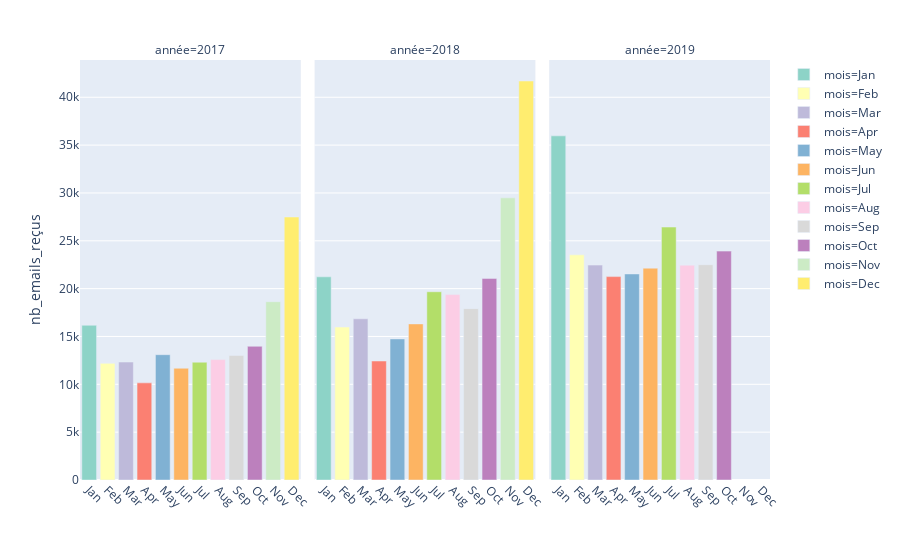

Here is the notebook cell this chart was saved with:
### Code cell
fig = px.bar(df_mois, x="mois", y="nb_emails_reçus", color="mois",
             facet_col="année", color_discrete_sequence=px.colors.qualitative.Set3)
fig.update_xaxes(title_text="", tickangle=45)
fig.show()

### Figure 1 — Plotly figure (JSON) as saved in the notebook; plotly's stock layout.template omitted (floating-point values rounded to 4 significant figures)
{"data": [{"alignmentgroup": "True", "hoverlabel": {"namelength": 0}, "hovertemplate": "mois=%{x}<br>année=2017<br>nb_emails_reçus=%{y}", "legendgroup": "mois=Jan", "marker": {"color": "rgb(141,211,199)"}, "name": "mois=Jan", "offsetgroup": "mois=Jan", "orientation": "v", "showlegend": true, "textposition": "auto", "type": "bar", "x": ["Jan"], "xaxis": "x", "y": [16169], "yaxis": "y"}, {"alignmentgroup": "True", "hoverlabel": {"namelength": 0}, "hovertemplate": "mois=%{x}<br>année=2018<br>nb_emails_reçus=%{y}", "legendgroup": "mois=Jan", "marker": {"color": "rgb(141,211,199)"}, "name": "mois=Jan", "offsetgroup": "mois=Jan", "orientation": "v", "showlegend": false, "textposition": "auto", "type": "bar", "x": ["Jan"], "xaxis": "x2", "y": [21233], "yaxis": "y2"}, {"alignmentgroup": "True", "hoverlabel": {"namelength": 0}, "hovertemplate": "mois=%{x}<br>année=2019<br>nb_emails_reçus=%{y}", "legendgroup": "mois=Jan", "marker": {"color": "rgb(141,211,199)"}, "name": "mois=Jan", "offsetgroup": "mois=Jan", "orientation": "v", "showlegend": false, "textposition": "auto", "type": "bar", "x": ["Jan"], "xaxis": "x3", "y": [35965], "yaxis": "y3"}, {"alignmentgroup": "True", "hoverlabel": {"namelength": 0}, "hovertemplate": "mois=%{x}<br>année=2017<br>nb_emails_reçus=%{y}", "legendgroup": "mois=Feb", "marker": {"color": "rgb(255,255,179)"}, "name": "mois=Feb", "offsetgroup": "mois=Feb", "orientation": "v", "showlegend": true, "textposition": "auto", "type": "bar", "x": ["Feb"], "xaxis": "x", "y": [12189], "yaxis": "y"}, {"alignmentgroup": "True", "hoverlabel": {"namelength": 0}, "hovertemplate": "mois=%{x}<br>année=2018<br>nb_emails_reçus=%{y}", "legendgroup": "mois=Feb", "marker": {"color": "rgb(255,255,179)"}, "name": "mois=Feb", "offsetgroup": "mois=Feb", "orientation": "v", "showlegend": false, "textposition": "auto", "type": "bar", "x": ["Feb"], "xaxis": "x2", "y": [15982], "yaxis": "y2"}, {"alignmentgroup": "True", "hoverlabel": {"namelength": 0}, "hovertemplate": "mois=%{x}<br>année=2019<br>nb_emails_reçus=%{y}", "legendgroup": "mois=Feb", "marker": {"color": "rgb(255,255,179)"}, "name": "mois=Feb", "offsetgroup": "mois=Feb", "orientation": "v", "showlegend": false, "textposition": "auto", "type": "bar", "x": ["Feb"], "xaxis": "x3", "y": [23531], "yaxis": "y3"}, {"alignmentgroup": "True", "hoverlabel": {"namelength": 0}, "hovertemplate": "mois=%{x}<br>année=2017<br>nb_emails_reçus=%{y}", "legendgroup": "mois=Mar", "marker": {"color": "rgb(190,186,218)"}, "name": "mois=Mar", "offsetgroup": "mois=Mar", "orientation": "v", "showlegend": true, "textposition": "auto", "type": "bar", "x": ["Mar"], "xaxis": "x", "y": [12330], "yaxis": "y"}, {"alignmentgroup": "True", "hoverlabel": {"namelength": 0}, "hovertemplate": "mois=%{x}<br>année=2018<br>nb_emails_reçus=%{y}", "legendgroup": "mois=Mar", "marker": {"color": "rgb(190,186,218)"}, "name": "mois=Mar", "offsetgroup": "mois=Mar", "orientation": "v", "showlegend": false, "textposition": "auto", "type": "bar", "x": ["Mar"], "xaxis": "x2", "y": [16847], "yaxis": "y2"}, {"alignmentgroup": "True", "hoverlabel": {"namelength": 0}, "hovertemplate": "mois=%{x}<br>année=2019<br>nb_emails_reçus=%{y}", "legendgroup": "mois=Mar", "marker": {"color": "rgb(190,186,218)"}, "name": "mois=Mar", "offsetgroup": "mois=Mar", "orientation": "v", "showlegend": false, "textposition": "auto", "type": "bar", "x": ["Mar"], "xaxis": "x3", "y": [22460], "yaxis": "y3"}, {"alignmentgroup": "True", "hoverlabel": {"namelength": 0}, "hovertemplate": "mois=%{x}<br>année=2017<br>nb_emails_reçus=%{y}", "legendgroup": "mois=Apr", "marker": {"color": "rgb(251,128,114)"}, "name": "mois=Apr", "offsetgroup": "mois=Apr", "orientation": "v", "showlegend": true, "textposition": "auto", "type": "bar", "x": ["Apr"], "xaxis": "x", "y": [10152], "yaxis": "y"}, {"alignmentgroup": "True", "hoverlabel": {"namelength": 0}, "hovertemplate": "mois=%{x}<br>année=2018<br>nb_emails_reçus=%{y}", "legendgroup": "mois=Apr", "marker": {"color": "rgb(251,128,114)"}, "name": "mois=Apr", "offsetgroup": "mois=Apr", "orientation": "v", "showlegend": false, "textposition": "auto", "type": "bar", "x": ["Apr"], "xaxis": "x2", "y": [12437], "yaxis": "y2"}, {"alignmentgroup": "True", "hoverlabel": {"namelength": 0}, "hovertemplate": "mois=%{x}<br>année=2019<br>nb_emails_reçus=%{y}", "legendgroup": "mois=Apr", "marker": {"color": "rgb(251,128,114)"}, "name": "mois=Apr", "offsetgroup": "mois=Apr", "orientation": "v", "showlegend": false, "textposition": "auto", "type": "bar", "x": ["Apr"], "xaxis": "x3", "y": [21255], "yaxis": "y3"}, {"alignmentgroup": "True", "hoverlabel": {"namelength": 0}, "hovertemplate": "mois=%{x}<br>année=2017<br>nb_emails_reçus=%{y}", "legendgroup": "mois=May", "marker": {"color": "rgb(128,177,211)"}, "name": "mois=May", "offsetgroup": "mois=May", "orientation": "v", "showlegend": true, "textposition": "auto", "type": "bar", "x": ["May"], "xaxis": "x", "y": [13096], "yaxis": "y"}, {"alignmentgroup": "True", "hoverlabel": {"namelength": 0}, "hovertemplate": "mois=%{x}<br>année=2018<br>nb_emails_reçus=%{y}", "legendgroup": "mois=May", "marker": {"color": "rgb(128,177,211)"}, "name": "mois=May", "offsetgroup": "mois=May", "orientation": "v", "showlegend": false, "textposition": "auto", "type": "bar", "x": ["May"], "xaxis": "x2", "y": [14744], "yaxis": "y2"}, {"alignmentgroup": "True", "hoverlabel": {"namelength": 0}, "hovertemplate": "mois=%{x}<br>année=2019<br>nb_emails_reçus=%{y}", "legendgroup": "mois=May", "marker": {"color": "rgb(128,177,211)"}, "name": "mois=May", "offsetgroup": "mois=May", "orientation": "v", "showlegend": false, "textposition": "auto", "type": "bar", "x": ["May"], "xaxis": "x3", "y": [21535], "yaxis": "y3"}, {"alignmentgroup": "True", "hoverlabel": {"namelength": 0}, "hovertemplate": "mois=%{x}<br>année=2017<br>nb_emails_reçus=%{y}", "legendgroup": "mois=Jun", "marker": {"color": "rgb(253,180,98)"}, "name": "mois=Jun", "offsetgroup": "mois=Jun", "orientation": "v", "showlegend": true, "textposition": "auto", "type": "bar", "x": ["Jun"], "xaxis": "x", "y": [11679], "yaxis": "y"}, {"alignmentgroup": "True", "hoverlabel": {"namelength": 0}, "hovertemplate": "mois=%{x}<br>année=2018<br>nb_emails_reçus=%{y}", "legendgroup": "mois=Jun", "marker": {"color": "rgb(253,180,98)"}, "name": "mois=Jun", "offsetgroup": "mois=Jun", "orientation": "v", "showlegend": false, "textposition": "auto", "type": "bar", "x": ["Jun"], "xaxis": "x2", "y": [16312], "yaxis": "y2"}, {"alignmentgroup": "True", "hoverlabel": {"namelength": 0}, "hovertemplate": "mois=%{x}<br>année=2019<br>nb_emails_reçus=%{y}", "legendgroup": "mois=Jun", "marker": {"color": "rgb(253,180,98)"}, "name": "mois=Jun", "offsetgroup": "mois=Jun", "orientation": "v", "showlegend": false, "textposition": "auto", "type": "bar", "x": ["Jun"], "xaxis": "x3", "y": [22139], "yaxis": "y3"}, {"alignmentgroup": "True", "hoverlabel": {"namelength": 0}, "hovertemplate": "mois=%{x}<br>année=2017<br>nb_emails_reçus=%{y}", "legendgroup": "mois=Jul", "marker": {"color": "rgb(179,222,105)"}, "name": "mois=Jul", "offsetgroup": "mois=Jul", "orientation": "v", "showlegend": true, "textposition": "auto", "type": "bar", "x": ["Jul"], "xaxis": "x", "y": [12312], "yaxis": "y"}, {"alignmentgroup": "True", "hoverlabel": {"namelength": 0}, "hovertemplate": "mois=%{x}<br>année=2018<br>nb_emails_reçus=%{y}", "legendgroup": "mois=Jul", "marker": {"color": "rgb(179,222,105)"}, "name": "mois=Jul", "offsetgroup": "mois=Jul", "orientation": "v", "showlegend": false, "textposition": "auto", "type": "bar", "x": ["Jul"], "xaxis": "x2", "y": [19675], "yaxis": "y2"}, {"alignmentgroup": "True", "hoverlabel": {"namelength": 0}, "hovertemplate": "mois=%{x}<br>année=2019<br>nb_emails_reçus=%{y}", "legendgroup": "mois=Jul", "marker": {"color": "rgb(179,222,105)"}, "name": "mois=Jul", "offsetgroup": "mois=Jul", "orientation": "v", "showlegend": false, "textposition": "auto", "type": "bar", "x": ["Jul"], "xaxis": "x3", "y": [26437], "yaxis": "y3"}, {"alignmentgroup": "True", "hoverlabel": {"namelength": 0}, "hovertemplate": "mois=%{x}<br>année=2017<br>nb_emails_reçus=%{y}", "legendgroup": "mois=Aug", "marker": {"color": "rgb(252,205,229)"}, "name": "mois=Aug", "offsetgroup": "mois=Aug", "orientation": "v", "showlegend": true, "textposition": "auto", "type": "bar", "x": ["Aug"], "xaxis": "x", "y": [12582], "yaxis": "y"}, {"alignmentgroup": "True", "hoverlabel": {"namelength": 0}, "hovertemplate": "mois=%{x}<br>année=2018<br>nb_emails_reçus=%{y}", "legendgroup": "mois=Aug", "marker": {"color": "rgb(252,205,229)"}, "name": "mois=Aug", "offsetgroup": "mois=Aug", "orientation": "v", "showlegend": false, "textposition": "auto", "type": "bar", "x": ["Aug"], "xaxis": "x2", "y": [19378], "yaxis": "y2"}, {"alignmentgroup": "True", "hoverlabel": {"namelength": 0}, "hovertemplate": "mois=%{x}<br>année=2019<br>nb_emails_reçus=%{y}", "legendgroup": "mois=Aug", "marker": {"color": "rgb(252,205,229)"}, "name": "mois=Aug", "offsetgroup": "mois=Aug", "orientation": "v", "showlegend": false, "textposition": "auto", "type": "bar", "x": ["Aug"], "xaxis": "x3", "y": [22453], "yaxis": "y3"}, {"alignmentgroup": "True", "hoverlabel": {"namelength": 0}, "hovertemplate": "mois=%{x}<br>année=2017<br>nb_emails_reçus=%{y}", "legendgroup": "mois=Sep", "marker": {"color": "rgb(217,217,217)"}, "name": "mois=Sep", "offsetgroup": "mois=Sep", "orientation": "v", "showlegend": true, "textposition": "auto", "type": "bar", "x": ["Sep"], "xaxis": "x", "y": [13022], "yaxis": "y"}, {"alignmentgroup": "True", "hoverlabel": {"namelength": 0}, "hovertemplate": "mois=%{x}<br>année=2018<br>nb_emails_reçus=%{y}", "legendgroup": "mois=Sep", "marker": {"color": "rgb(217,217,217)"}, "name": "mois=Sep", "offsetgroup": "mois=Sep", "orientation": "v", "showlegend": false, "textposition": "auto", "type": "bar", "x": ["Sep"], "xaxis": "x2", "y": [17910], "yaxis": "y2"}, {"alignmentgroup": "True", "hoverlabel": {"namelength": 0}, "hovertemplate": "mois=%{x}<br>année=2019<br>nb_emails_reçus=%{y}", "legendgroup": "mois=Sep", "marker": {"color": "rgb(217,217,217)"}, "name": "mois=Sep", "offsetgroup": "mois=Sep", "orientation": "v", "showlegend": false, "textposition": "auto", "type": "bar", "x": ["Sep"], "xaxis": "x3", "y": [22499], "yaxis": "y3"}, {"alignmentgroup": "True", "hoverlabel": {"namelength": 0}, "hovertemplate": "mois=%{x}<br>année=2017<br>nb_emails_reçus=%{y}", "legendgroup": "mois=Oct", "marker": {"color": "rgb(188,128,189)"}, "name": "mois=Oct", "offsetgroup": "mois=Oct", "orientation": "v", "showlegend": true, "textposition": "auto", "type": "bar", "x": ["Oct"], "xaxis": "x", "y": [13974], "yaxis": "y"}, {"alignmentgroup": "True", "hoverlabel": {"namelength": 0}, "hovertemplate": "mois=%{x}<br>année=2018<br>nb_emails_reçus=%{y}", "legendgroup": "mois=Oct", "marker": {"color": "rgb(188,128,189)"}, "name": "mois=Oct", "offsetgroup": "mois=Oct", "orientation": "v", "showlegend": false, "textposition": "auto", "type": "bar", "x": ["Oct"], "xaxis": "x2", "y": [21072], "yaxis": "y2"}, {"alignmentgroup": "True", "hoverlabel": {"namelength": 0}, "hovertemplate": "mois=%{x}<br>année=2019<br>nb_emails_reçus=%{y}", "legendgroup": "mois=Oct", "marker": {"color": "rgb(188,128,189)"}, "name": "mois=Oct", "offsetgroup": "mois=Oct", "orientation": "v", "showlegend": false, "textposition": "auto", "type": "bar", "x": ["Oct"], "xaxis": "x3", "y": [23922], "yaxis": "y3"}, {"alignmentgroup": "True", "hoverlabel": {"namelength": 0}, "hovertemplate": "mois=%{x}<br>année=2017<br>nb_emails_reçus=%{y}", "legendgroup": "mois=Nov", "marker": {"color": "rgb(204,235,197)"}, "name": "mois=Nov", "offsetgroup": "mois=Nov", "orientation": "v", "showlegend": true, "textposition": "auto", "type": "bar", "x": ["Nov"], "xaxis": "x", "y": [18633], "yaxis": "y"}, {"alignmentgroup": "True", "hoverlabel": {"namelength": 0}, "hovertemplate": "mois=%{x}<br>année=2018<br>nb_emails_reçus=%{y}", "legendgroup": "mois=Nov", "marker": {"color": "rgb(204,235,197)"}, "name": "mois=Nov", "offsetgroup": "mois=Nov", "orientation": "v", "showlegend": false, "textposition": "auto", "type": "bar", "x": ["Nov"], "xaxis": "x2", "y": [29487], "yaxis": "y2"}, {"alignmentgroup": "True", "hoverlabel": {"namelength": 0}, "hovertemplate": "mois=%{x}<br>année=2017<br>nb_emails_reçus=%{y}", "legendgroup": "mois=Dec", "marker": {"color": "rgb(255,237,111)"}, "name": "mois=Dec", "offsetgroup": "mois=Dec", "orientation": "v", "showlegend": true, "textposition": "auto", "type": "bar", "x": ["Dec"], "xaxis": "x", "y": [27485], "yaxis": "y"}, {"alignmentgroup": "True", "hoverlabel": {"namelength": 0}, "hovertemplate": "mois=%{x}<br>année=2018<br>nb_emails_reçus=%{y}", "legendgroup": "mois=Dec", "marker": {"color": "rgb(255,237,111)"}, "name": "mois=Dec", "offsetgroup": "mois=Dec", "orientation": "v", "showlegend": false, "textposition": "auto", "type": "bar", "x": ["Dec"], "xaxis": "x2", "y": [41700], "yaxis": "y2"}], "layout": {"annotations": [{"font": {}, "showarrow": false, "text": "année=2017", "x": 0.16, "xanchor": "center", "xref": "paper", "y": 1, "yanchor": "bottom", "yref": "paper"}, {"font": {}, "showarrow": false, "text": "année=2018", "x": 0.5, "xanchor": "center", "xref": "paper", "y": 1, "yanchor": "bottom", "yref": "paper"}, {"font": {}, "showarrow": false, "text": "année=2019", "x": 0.84, "xanchor": "center", "xref": "paper", "y": 1, "yanchor": "bottom", "yref": "paper"}], "barmode": "relative", "legend": {"tracegroupgap": 0}, "margin": {"t": 60}, "xaxis": {"anchor": "y", "categoryarray": ["Jan", "Feb", "Mar", "Apr", "May", "Jun", "Jul", "Aug", "Sep", "Oct", "Nov", "Dec"], "categoryorder": "array", "domain": [0, 0.32], "tickangle": 45, "title": {"text": ""}}, "xaxis2": {"anchor": "y2", "categoryarray": ["Jan", "Feb", "Mar", "Apr", "May", "Jun", "Jul", "Aug", "Sep", "Oct", "Nov", "Dec"], "categoryorder": "array", "domain": [0.34, 0.66], "matches": "x", "tickangle": 45, "title": {"text": ""}}, "xaxis3": {"anchor": "y3", "categoryarray": ["Jan", "Feb", "Mar", "Apr", "May", "Jun", "Jul", "Aug", "Sep", "Oct", "Nov", "Dec"], "categoryorder": "array", "domain": [0.68, 1.0], "matches": "x", "tickangle": 45, "title": {"text": ""}}, "yaxis": {"anchor": "x", "domain": [0, 1], "title": {"text": "nb_emails_reçus"}}, "yaxis2": {"anchor": "x2", "domain": [0, 1], "matches": "y", "showticklabels": false}, "yaxis3": {"anchor": "x3", "domain": [0, 1], "matches": "y", "showticklabels": false}}}
